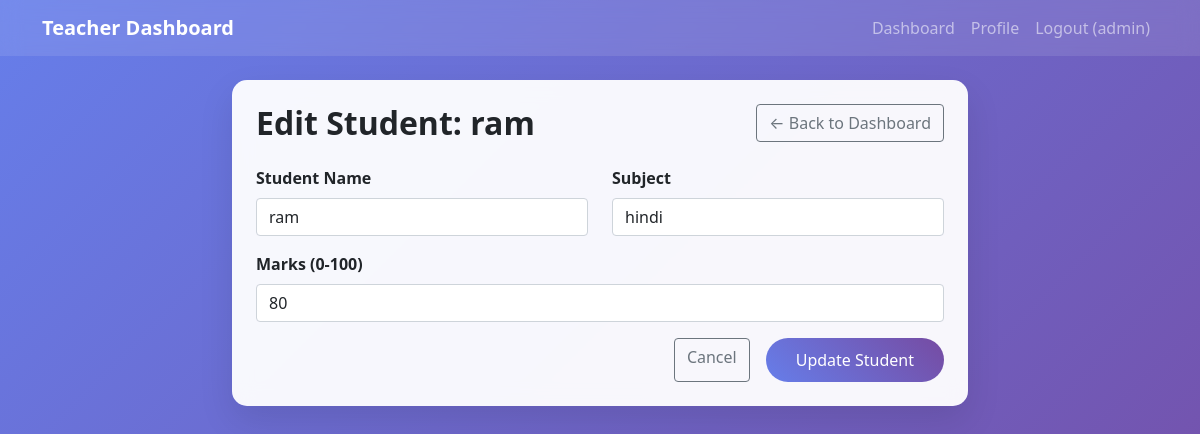
/edit-student/2/ (signed in), run on the app's committed database.
### WebApp/models.py (models this page shows, shortened)
class Student(models.Model):
    id = models.AutoField(primary_key=True)
    name = models.CharField(max_length=100)
    subject = models.CharField(max_length=100)
    marks = models.IntegerField()
    created_at = models.DateTimeField(auto_now_add=True)
    updated_at = models.DateTimeField(auto_now=True)
    class Meta:
        ordering = ['-created_at']

### WebApp/views.py (the view)
# urls.py: path('edit-student/<int:student_id>/', views.edit_student_view, name='edit_student'),
@login_required
def edit_student_view(request, student_id):
    student = get_object_or_404(Student, id=student_id)
    if request.method == 'POST':
        form = StudentForm(request.POST, instance=student)
        if form.is_valid():
            form.save()
            messages.success(request, 'Student updated successfully!')
            return redirect('dashboard')
        else:
            messages.error(request, 'Please correct the errors below.')
    else:
        form = StudentForm(instance=student)
    return render(request, 'auth/edit_student.html', {'form': form, 'student': student})

### WebApp/forms.py (shortened to what this page needs)
class StudentForm(forms.ModelForm):
    class Meta:
        model = Student
        fields = ['name', 'subject', 'marks']
        widgets = {
            'name': forms.TextInput(attrs={'class': 'form-control', 'placeholder': 'Enter student name'}),
            'subject': forms.TextInput(attrs={'class': 'form-control', 'placeholder': 'Enter subject'}),
            'marks': forms.NumberInput(attrs={
                'class': 'form-control',
                'min': 0,
                'max': 100
            }),
        }

### templates/auth/edit_student.html (shortened to what this page needs)
{% extends 'auth/base.html' %}
{% block content %}
<div class="container mt-4">
    <div class="row justify-content-center">
        <div class="col-md-8">
            <div class="auth-card p-4">
                <div class="d-flex justify-content-between align-items-center mb-4">
                    <h2 class="fw-bold text-dark mb-0">Edit Student: {{ student.name }}</h2>
                    <a href="{% url 'dashboard' %}" class="btn btn-outline-secondary">
                        ← Back to Dashboard
                    </a>
                </div>
                <form method="post">
                    <div class="row">
                        <div class="col-md-6 mb-3">
                            <label for="{{ form.name.id_for_label }}" class="form-label fw-bold">Student Name</label>
                            {{ form.name }}
                        </div>
                        <div class="col-md-6 mb-3">
                            <label for="{{ form.subject.id_for_label }}" class="form-label fw-bold">Subject</label>
                            {{ form.subject }}
                        </div>
                    </div>
                    <div class="mb-3">
                        <label for="{{ form.marks.id_for_label }}" class="form-label fw-bold">Marks (0-100)</label>
                        {{ form.marks }}
                    </div>
                    <div class="d-grid gap-2 d-md-flex justify-content-md-end">
                        <a href="{% url 'dashboard' %}" class="btn btn-outline-secondary me-md-2">Cancel</a>
                        <button type="submit" class="btn btn-custom">Update Student</button>
                    </div>
                </form>
            </div>
        </div>
    </div>
</div>
{% endblock %}

### templates/auth/base.html (shortened to what this page needs)
<!DOCTYPE html>
<html lang="en">
<head>
    <link href="https://cdnjs.cloudflare.com/ajax/libs/bootstrap/5.1.3/css/bootstrap.min.css" rel="stylesheet">
</head>
<body>
    {% if user.is_authenticated %}
    <nav class="navbar navbar-expand-lg navbar-dark navbar-custom">
        <div class="container">
            <a class="navbar-brand" href="{% url 'dashboard' %}">
                <strong>Teacher Dashboard</strong>
            </a>
            <div class="navbar-nav ms-auto">
                <a class="nav-link" href="{% url 'dashboard' %}">Dashboard</a>
                <a class="nav-link" href="{% url 'profile' %}">Profile</a>
                <a class="nav-link" href="{% url 'logout' %}">Logout ({{ user.username }})</a>
            </div>
        </div>
    </nav>
    {% endif %}
    {% block content %}
    {% endblock %}
</body>
</html>

### templates/auth/base.html (style rules this page uses)
body { background: linear-gradient(135deg, #667eea 0%, #764ba2 100%); min-height: 100vh; }
.auth-card { background: rgba(255, 255, 255, 0.95); border-radius: 15px; box-shadow: 0 15px 35px rgba(0, 0, 0, 0.1); backdrop-filter: blur(10px); }
.navbar-custom { background: rgba(255, 255, 255, 0.1); backdrop-filter: blur(10px); }
.btn-custom { background: linear-gradient(45deg, #667eea, #764ba2); border: none; border-radius: 25px; padding: 10px 30px; color: white; font-weight: 500; transition: all 0.3s ease; }

### data on the page
Student: name "ram", subject "hindi", marks "80"

### other printed values
{{ user.username }} "admin"
